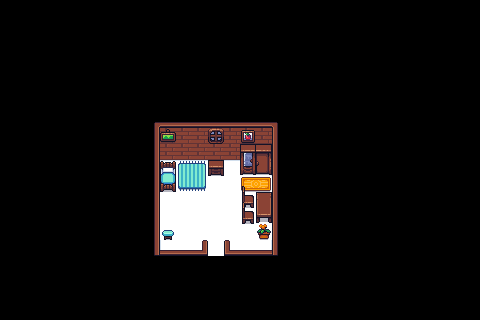

The image is a tile-based game level rendered from a .tmx file. Its description and complete source (layers, tilesets, objects, tile grids) follow:
An orthogonal 30x20 tile map with 16x16 px tiles, 4 tile layers (limites, Background, Core, Chaise 2), 2 tilesets.

<map version="1.10" tiledversion="1.11.1" orientation="orthogonal" renderorder="right-down" width="30" height="20" tilewidth="16" tileheight="16" infinite="0" nextlayerid="5" nextobjectid="1">
 <tileset firstgid="1" source="jeux de tuiles/inside.tsx" />
 <tileset firstgid="71" source="jeux de tuiles/furniture.tsx" />
 <layer id="4" name="limites" width="30" height="20">
  <data encoding="csv">
0,0,0,0,0,0,0,0,0,0,0,0,0,0,0,0,0,0,0,0,0,0,0,0,0,0,0,0,0,0,
0,0,0,0,0,0,0,0,0,0,0,0,0,0,0,0,0,0,0,0,0,0,0,0,0,0,0,0,0,0,
0,0,0,0,0,0,0,0,0,0,0,0,0,0,0,0,0,0,0,0,0,0,0,0,0,0,0,0,0,0,
0,0,0,0,0,0,0,0,0,0,0,0,0,0,0,0,0,0,0,0,0,0,0,0,0,0,0,0,0,0,
0,0,0,0,0,0,0,0,0,0,0,0,0,0,0,0,0,0,0,0,0,0,0,0,0,0,0,0,0,0,
0,0,0,0,0,0,0,0,0,0,0,0,0,0,0,0,0,0,0,0,0,0,0,0,0,0,0,0,0,0,
0,0,0,0,0,0,0,0,0,0,0,0,0,0,0,0,0,0,0,0,0,0,0,0,0,0,0,0,0,0,
0,0,0,0,0,0,0,0,0,4,12,12,12,12,12,12,12,7,0,0,0,0,0,0,0,0,0,0,0,0,
0,0,0,0,0,0,0,0,0,11,0,0,0,0,0,0,0,14,0,0,0,0,0,0,0,0,0,0,0,0,
0,0,0,0,0,0,0,0,0,11,0,0,0,0,0,0,0,14,0,0,0,0,0,0,0,0,0,0,0,0,
0,0,0,0,0,0,0,0,0,11,29,0,0,29,0,29,29,14,0,0,0,0,0,0,0,0,0,0,0,0,
0,0,0,0,0,0,0,0,0,11,29,0,0,0,0,0,0,14,0,0,0,0,0,0,0,0,0,0,0,0,
0,0,0,0,0,0,0,0,0,11,0,0,0,0,0,29,29,14,0,0,0,0,0,0,0,0,0,0,0,0,
0,0,0,0,0,0,0,0,0,11,0,0,0,0,0,29,29,14,0,0,0,0,0,0,0,0,0,0,0,0,
0,0,0,0,0,0,0,0,0,11,29,0,0,0,0,0,29,14,0,0,0,0,0,0,0,0,0,0,0,0,
0,0,0,0,0,0,0,0,0,11,29,29,29,0,29,29,29,14,0,0,0,0,0,0,0,0,0,0,0,0,
0,0,0,0,0,0,0,0,0,0,0,0,0,0,0,0,0,0,0,0,0,0,0,0,0,0,0,0,0,0,
0,0,0,0,0,0,0,0,0,0,0,0,0,0,0,0,0,0,0,0,0,0,0,0,0,0,0,0,0,0,
0,0,0,0,0,0,0,0,0,0,0,0,0,0,0,0,0,0,0,0,0,0,0,0,0,0,0,0,0,0,
0,0,0,0,0,0,0,0,0,0,0,0,0,0,0,0,0,0,0,0,0,0,0,0,0,0,0,0,0,0
</data>
 </layer>
 <layer id="1" name="Background" width="30" height="20">
  <data encoding="csv">
0,0,0,0,0,0,0,0,0,0,0,0,0,0,0,0,0,0,0,0,0,0,0,0,0,0,0,0,0,0,
0,0,0,0,0,0,0,0,0,0,0,0,0,0,0,0,0,0,0,0,0,0,0,0,0,0,0,0,0,0,
0,0,0,0,0,0,0,0,0,0,0,0,0,0,0,0,0,0,0,0,0,0,0,0,0,0,0,0,0,0,
0,0,0,0,0,0,0,0,0,0,0,0,0,0,0,0,0,0,0,0,0,0,0,0,0,0,0,0,0,0,
0,0,0,0,0,0,0,0,0,0,0,0,0,0,0,0,0,0,0,0,0,0,0,0,0,0,0,0,0,0,
0,0,0,0,0,0,0,0,0,0,0,0,0,0,0,0,0,0,0,0,0,0,0,0,0,0,0,0,0,0,
0,0,0,0,0,0,0,0,0,0,0,0,0,0,0,0,0,0,0,0,0,0,0,0,0,0,0,0,0,0,
0,0,0,0,0,0,0,0,0,4,12,12,12,12,12,12,12,7,0,0,0,0,0,0,0,0,0,0,0,0,
0,0,0,0,0,0,0,0,0,11,15,15,15,15,15,15,15,14,0,0,0,0,0,0,0,0,0,0,0,0,
0,0,0,0,0,0,0,0,0,11,15,15,15,15,15,15,15,14,0,0,0,0,0,0,0,0,0,0,0,0,
0,0,0,0,0,0,0,0,0,11,46,47,47,47,47,47,48,14,0,0,0,0,0,0,0,0,0,0,0,0,
0,0,0,0,0,0,0,0,0,11,30,30,30,30,30,30,30,14,0,0,0,0,0,0,0,0,0,0,0,0,
0,0,0,0,0,0,0,0,0,11,30,30,30,30,30,30,30,14,0,0,0,0,0,0,0,0,0,0,0,0,
0,0,0,0,0,0,0,0,0,11,30,30,30,30,30,30,30,14,0,0,0,0,0,0,0,0,0,0,0,0,
0,0,0,0,0,0,0,0,0,11,30,30,30,30,30,30,30,14,0,0,0,0,0,0,0,0,0,0,0,0,
0,0,0,0,0,0,0,0,0,11,53,54,54,54,54,54,55,14,0,0,0,0,0,0,0,0,0,0,0,0,
0,0,0,0,0,0,0,0,0,0,0,0,0,0,0,0,0,0,0,0,0,0,0,0,0,0,0,0,0,0,
0,0,0,0,0,0,0,0,0,0,0,0,0,0,0,0,0,0,0,0,0,0,0,0,0,0,0,0,0,0,
0,0,0,0,0,0,0,0,0,0,0,0,0,0,0,0,0,0,0,0,0,0,0,0,0,0,0,0,0,0,
0,0,0,0,0,0,0,0,0,0,0,0,0,0,0,0,0,0,0,0,0,0,0,0,0,0,0,0,0,0
</data>
 </layer>
 <layer id="2" name="Core" width="30" height="20">
  <data encoding="csv">
0,0,0,0,0,0,0,0,0,0,0,0,0,0,0,0,0,0,0,0,0,0,0,0,0,0,0,0,0,0,
0,0,0,0,0,0,0,0,0,0,0,0,0,0,0,0,0,0,0,0,0,0,0,0,0,0,0,0,0,0,
0,0,0,0,0,0,0,0,0,0,0,0,0,0,0,0,0,0,0,0,0,0,0,0,0,0,0,0,0,0,
0,0,0,0,0,0,0,0,0,0,0,0,0,0,0,0,0,0,0,0,0,0,0,0,0,0,0,0,0,0,
0,0,0,0,0,0,0,0,0,0,0,0,0,0,0,0,0,0,0,0,0,0,0,0,0,0,0,0,0,0,
0,0,0,0,0,0,0,0,0,0,0,0,0,0,0,0,0,0,0,0,0,0,0,0,0,0,0,0,0,0,
0,0,0,0,0,0,0,0,0,0,0,0,0,0,0,0,0,0,0,0,0,0,0,0,0,0,0,0,0,0,
0,0,0,0,0,0,0,0,0,0,0,0,0,0,0,0,0,0,0,0,0,0,0,0,0,0,0,0,0,0,
0,0,0,0,0,0,0,0,0,0,106,0,0,75,0,132,0,0,0,0,0,0,0,0,0,0,0,0,0,0,
0,0,0,0,0,0,0,0,0,0,0,0,0,0,0,92,84,0,0,0,0,0,0,0,0,0,0,0,0,0,
0,0,0,0,0,0,0,0,0,0,72,115,116,86,0,98,90,0,0,0,0,0,0,0,0,0,0,0,0,0,
0,0,0,0,0,0,0,0,0,0,78,121,122,0,0,99,100,0,0,0,0,0,0,0,0,0,0,0,0,0,
0,0,0,0,0,0,0,0,0,0,0,0,0,0,0,110,76,0,0,0,0,0,0,0,0,0,0,0,0,0,
0,0,0,0,0,0,0,0,0,0,0,0,0,0,0,0,82,0,0,0,0,0,0,0,0,0,0,0,0,0,
0,0,0,0,0,0,0,0,0,0,96,0,0,0,0,0,131,0,0,0,0,0,0,0,0,0,0,0,0,0,
0,0,0,0,0,0,0,0,0,3221225488,12,12,5,30,6,12,12,17,0,0,0,0,0,0,0,0,0,0,0,0,
0,0,0,0,0,0,0,0,0,0,0,0,0,0,0,0,0,0,0,0,0,0,0,0,0,0,0,0,0,0,
0,0,0,0,0,0,0,0,0,0,0,0,0,0,0,0,0,0,0,0,0,0,0,0,0,0,0,0,0,0,
0,0,0,0,0,0,0,0,0,0,0,0,0,0,0,0,0,0,0,0,0,0,0,0,0,0,0,0,0,0,
0,0,0,0,0,0,0,0,0,0,0,0,0,0,0,0,0,0,0,0,0,0,0,0,0,0,0,0,0,0
</data>
 </layer>
 <layer id="3" name="Chaise 2" width="30" height="20">
  <data encoding="csv">
0,0,0,0,0,0,0,0,0,0,0,0,0,0,0,0,0,0,0,0,0,0,0,0,0,0,0,0,0,0,
0,0,0,0,0,0,0,0,0,0,0,0,0,0,0,0,0,0,0,0,0,0,0,0,0,0,0,0,0,0,
0,0,0,0,0,0,0,0,0,0,0,0,0,0,0,0,0,0,0,0,0,0,0,0,0,0,0,0,0,0,
0,0,0,0,0,0,0,0,0,0,0,0,0,0,0,0,0,0,0,0,0,0,0,0,0,0,0,0,0,0,
0,0,0,0,0,0,0,0,0,0,0,0,0,0,0,0,0,0,0,0,0,0,0,0,0,0,0,0,0,0,
0,0,0,0,0,0,0,0,0,0,0,0,0,0,0,0,0,0,0,0,0,0,0,0,0,0,0,0,0,0,
0,0,0,0,0,0,0,0,0,0,0,0,0,0,0,0,0,0,0,0,0,0,0,0,0,0,0,0,0,0,
0,0,0,0,0,0,0,0,0,0,0,0,0,0,0,0,0,0,0,0,0,0,0,0,0,0,0,0,0,0,
0,0,0,0,0,0,0,0,0,0,0,0,0,0,0,0,0,0,0,0,0,0,0,0,0,0,0,0,0,0,
0,0,0,0,0,0,0,0,0,0,0,0,0,0,0,0,0,0,0,0,0,0,0,0,0,0,0,0,0,0,
0,0,0,0,0,0,0,0,0,0,0,0,0,0,0,0,0,0,0,0,0,0,0,0,0,0,0,0,0,0,
0,0,0,0,0,0,0,0,0,0,0,0,0,0,0,104,0,0,0,0,0,0,0,0,0,0,0,0,0,0,
0,0,0,0,0,0,0,0,0,0,0,0,0,0,0,104,0,0,0,0,0,0,0,0,0,0,0,0,0,0,
0,0,0,0,0,0,0,0,0,0,0,0,0,0,0,110,0,0,0,0,0,0,0,0,0,0,0,0,0,0,
0,0,0,0,0,0,0,0,0,0,0,0,0,0,0,0,0,0,0,0,0,0,0,0,0,0,0,0,0,0,
0,0,0,0,0,0,0,0,0,0,0,0,0,0,0,0,0,0,0,0,0,0,0,0,0,0,0,0,0,0,
0,0,0,0,0,0,0,0,0,0,0,0,0,0,0,0,0,0,0,0,0,0,0,0,0,0,0,0,0,0,
0,0,0,0,0,0,0,0,0,0,0,0,0,0,0,0,0,0,0,0,0,0,0,0,0,0,0,0,0,0,
0,0,0,0,0,0,0,0,0,0,0,0,0,0,0,0,0,0,0,0,0,0,0,0,0,0,0,0,0,0,
0,0,0,0,0,0,0,0,0,0,0,0,0,0,0,0,0,0,0,0,0,0,0,0,0,0,0,0,0,0
</data>
 </layer>
</map>
